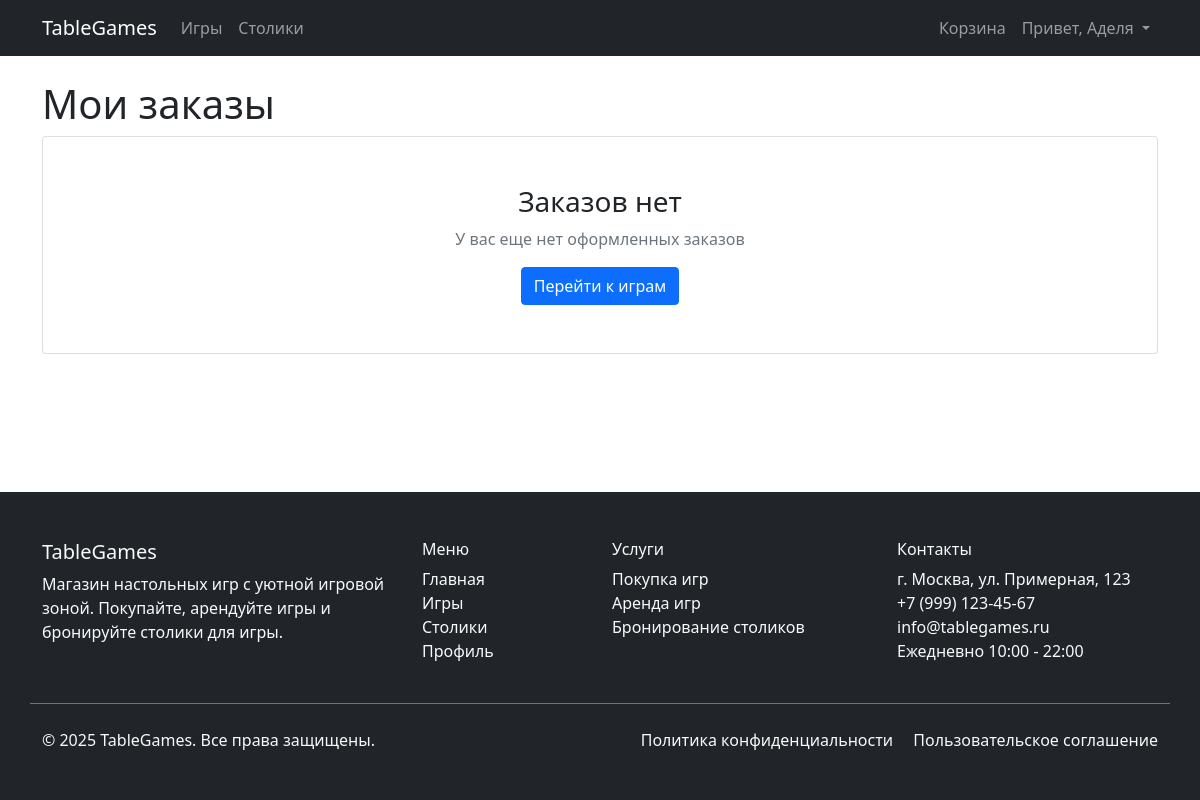
Before: /orders/ (signed in) with the older database file.
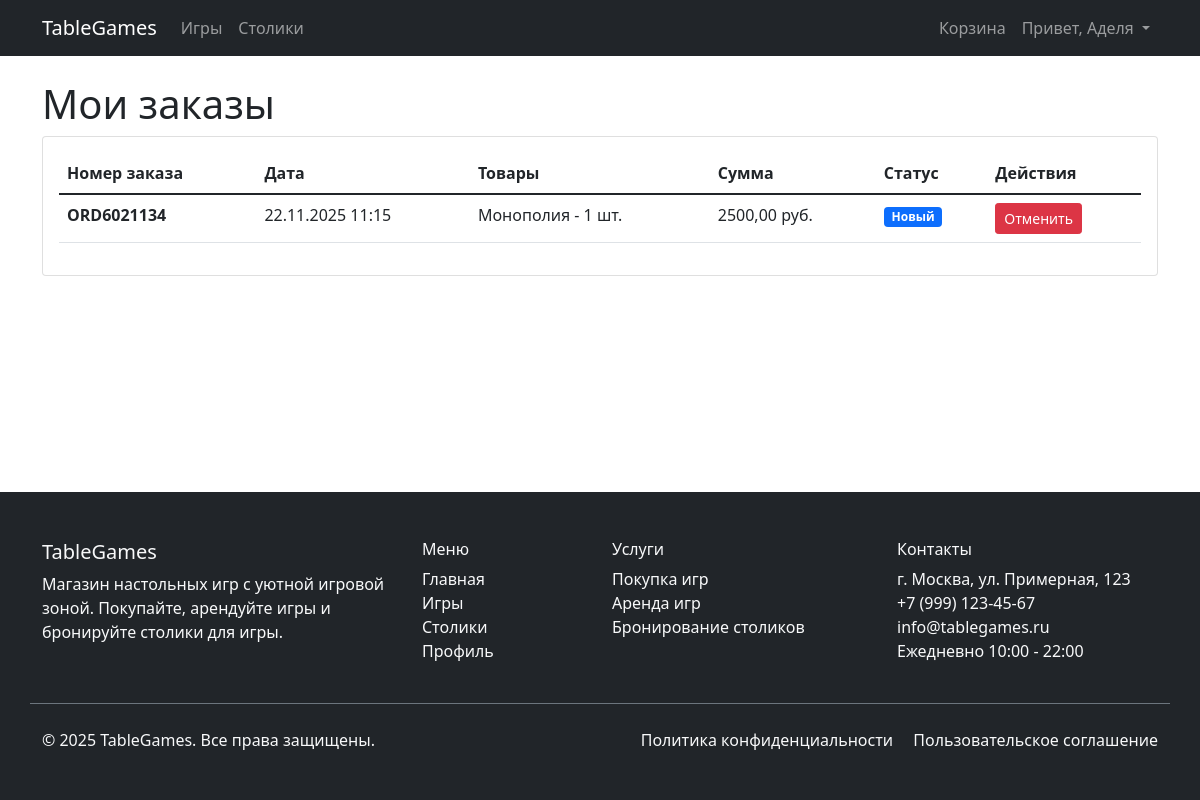
After: the same page with the newer database file.
### tablegames/models.py (models this page shows, shortened)
class PurchaseOrder(models.Model):
    STATUS_CHOICES = [
        ('new', 'Новый'),
        ('confirmed', 'Подтвержден'),
        ('processing', 'В обработке'),
        ('shipped', 'Отправлен'),
        ('delivered', 'Доставлен'),
        ('cancelled', 'Отменен'),
    ]
    customer = models.ForeignKey(Customer, on_delete=models.CASCADE, verbose_name='Клиент')
    order_number = models.CharField(max_length=20, unique=True, verbose_name='Номер заказа')
    total_amount = models.DecimalField(max_digits=10, decimal_places=2, verbose_name='Общая сумма')
    status = models.CharField(max_length=20, choices=STATUS_CHOICES, default='new', verbose_name='Статус')
    shipping_address = models.TextField(verbose_name='Адрес доставки')
    created_at = models.DateTimeField(auto_now_add=True)
    updated_at = models.DateTimeField(auto_now=True)
    class Meta:
        verbose_name = 'Заказ на покупку'
        verbose_name_plural = 'Заказы на покупку'
        ordering = ['-created_at']

class OrderItem(models.Model):
    order = models.ForeignKey(PurchaseOrder, on_delete=models.CASCADE, related_name='items', verbose_name='Заказ')
    game = models.ForeignKey(Game, on_delete=models.CASCADE, verbose_name='Игра')
    quantity = models.PositiveIntegerField(verbose_name='Количество')
    price = models.DecimalField(max_digits=8, decimal_places=2, verbose_name='Цена')
    class Meta:
        verbose_name = 'Элемент заказа'
        verbose_name_plural = 'Элементы заказа'

class Game(models.Model):
    GAME_CATEGORIES = [
        ('strategy', 'Стратегические'),
        ('family', 'Семейные'),
        ('party', 'Для вечеринок'),
        ('cooperative', 'Кооперативные'),
        ('card', 'Карточные'),
        ('rpg', 'Ролевые'),
    ]
    name = models.CharField(max_length=200, verbose_name='Название игры')
    description = models.TextField(verbose_name='Описание')
    category = models.CharField(max_length=20, choices=GAME_CATEGORIES, verbose_name='Категория')
    price = models.DecimalField(max_digits=10, decimal_places=2, verbose_name='Цена покупки')
    rental_price_per_day = models.DecimalField(max_digits=8, decimal_places=2, verbose_name='Цена аренды за день')
    min_players = models.PositiveIntegerField(validators=[MinValueValidator(1)],
                                              verbose_name='Минимальное количество игроков')
    max_players = models.PositiveIntegerField(validators=[MinValueValidator(1)],
                                              verbose_name='Максимальное количество игроков')
    play_time_minutes = models.PositiveIntegerField(verbose_name='Время игры (минуты)')
    difficulty = models.PositiveIntegerField(
        validators=[MinValueValidator(1), MaxValueValidator(5)],
        verbose_name='Сложность (1-5)'
    )
    in_stock = models.PositiveIntegerField(default=0, verbose_name='В наличии для покупки')
    available_for_rental = models.PositiveIntegerField(default=0, verbose_name='Доступно для аренды')
    image = models.ImageField(upload_to='games/', blank=True, null=True, verbose_name='Изображение')
    created_at = models.DateTimeField(auto_now_add=True)
    class Meta:
        verbose_name = 'Игра'
        verbose_name_plural = 'Игры'

### tablegames/views.py (the view)
# urls.py: path('orders/', views.order_list, name='order_list'),
@login_required
def order_list(request):
    customer, created = Customer.objects.get_or_create(user=request.user)
    orders = PurchaseOrder.objects.filter(customer=customer).prefetch_related('items__game')
    return render(request, 'tablegames/order_list.html', {'orders': orders})

### tablegames/templates/tablegames/order_list.html (shortened to what this page needs)
{% extends 'tablegames/base.html' %}
{% block content %}
<div class="row">
    <div class="col-12">
        <h1>Мои заказы</h1>
        {% if orders %}
        <div class="card">
            <div class="card-body">
                <div class="table-responsive">
                    <table class="table">
                        <thead>
                            <tr>
                                <th>Номер заказа</th>
                                <th>Дата</th>
                                <th>Товары</th>
                                <th>Сумма</th>
                                <th>Статус</th>
                                <th>Действия</th>
                            </tr>
                        </thead>
                        <tbody>
                            {% for order in orders %}
                            <tr>
                                <td>
                                    <strong>{{ order.order_number }}</strong>
                                </td>
                                <td>{{ order.created_at|date:"d.m.Y H:i" }}</td>
                                <td>
                                    {% for item in order.items.all %}
                                    <div>
                                        {{ item.game.name }} - {{ item.quantity }} шт.
                                    </div>
                                    {% endfor %}
                                </td>
                                <td>{{ order.total_amount }} руб.</td>
                                <td>
                                    <span class="badge
                                        {% if order.status == 'new' %}bg-primary
                                        {% elif order.status == 'confirmed' %}bg-info
                                        {% elif order.status == 'processing' %}bg-warning
                                        {% elif order.status == 'shipped' %}bg-success
                                        {% elif order.status == 'delivered' %}bg-secondary
                                        {% else %}bg-danger{% endif %}">
                                        {{ order.get_status_display }}
                                    </span>
                                </td>
                                <td>
                                    {% if order.status == 'new' %}
                                    <form method="post" action="{% url 'cancel_order' order.id %}" class="d-inline">
                                        <button type="submit" class="btn btn-danger btn-sm"
                                                onclick="return confirm('Вы уверены, что хотите отменить заказ?')">
                                            Отменить
                                        </button>
                                    </form>
                                    {% else %}
                                    <span class="text-muted">—</span>
                                    {% endif %}
                                </td>
                            </tr>
                            {% endfor %}
                        </tbody>
                    </table>
                </div>
            </div>
        </div>
        {% else %}
        <div class="card">
            <div class="card-body text-center py-5">
                <h3>Заказов нет</h3>
                <p class="text-muted">У вас еще нет оформленных заказов</p>
                <a href="{% url 'game_list' %}" class="btn btn-primary">Перейти к играм</a>
            </div>
        </div>
        {% endif %}
    </div>
</div>
{% endblock %}

Changed rows visible on the page:
added PurchaseOrder: order_number "ORD6021134", created_at "22.11.2025 11:15", total_amount "2500,00", status "Новый", shows "Отменить"
added OrderItem: game.name "Монополия", quantity "1"
Other visible differences:
text no longer shown: "Заказов нет У вас еще нет оформленных заказов Перейти к играм"
text now shown: "Номер заказа Дата Товары Сумма Статус Действия"
